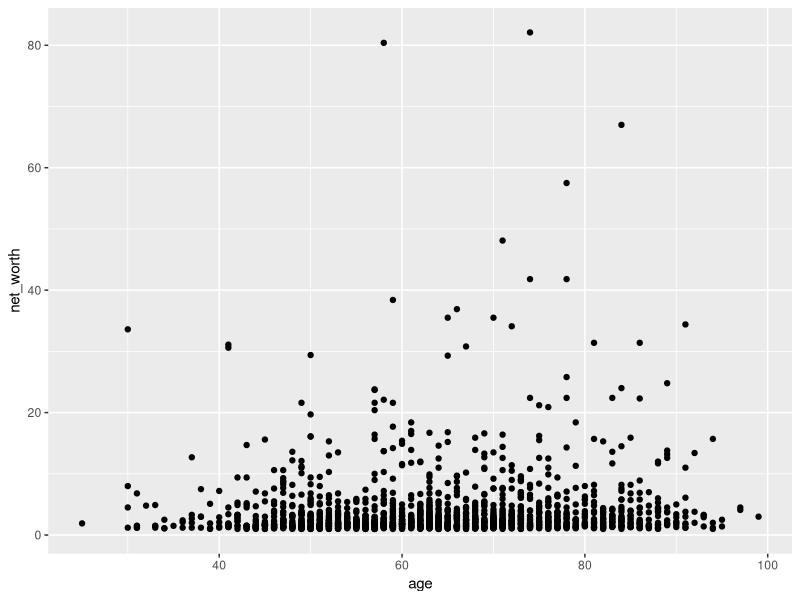
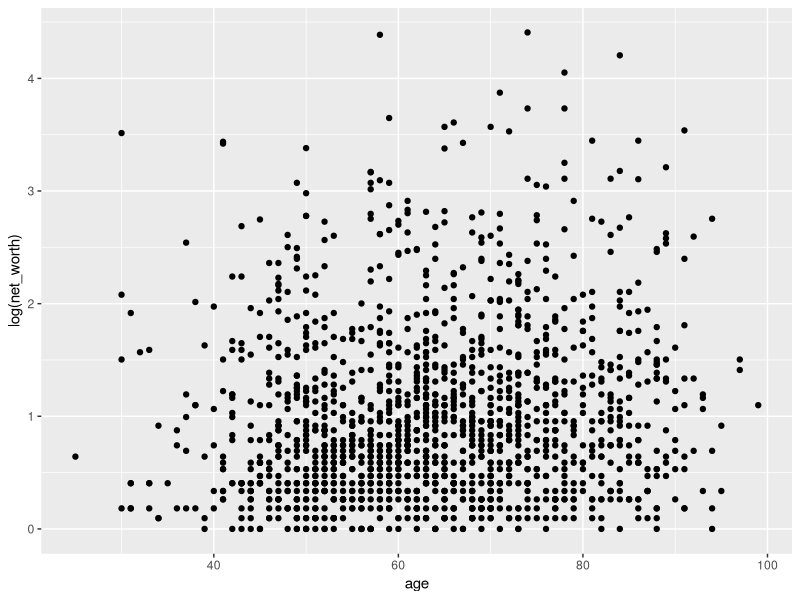
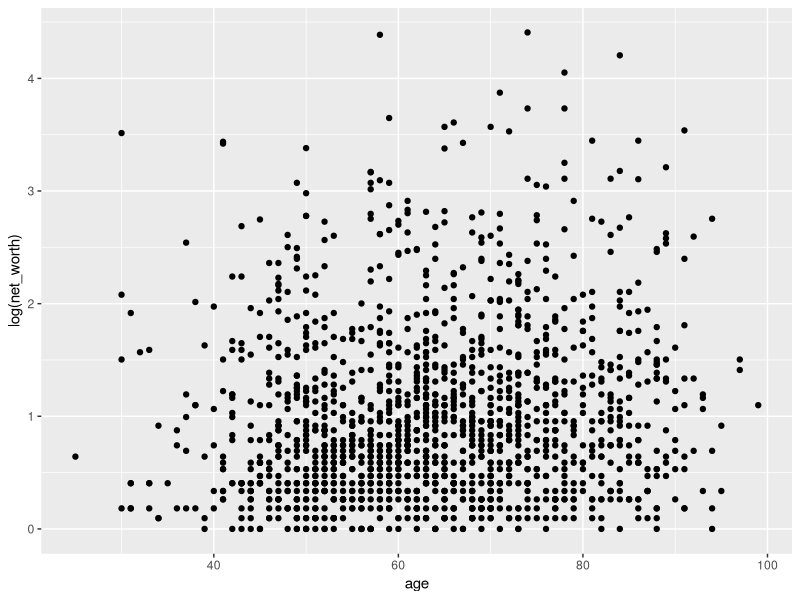
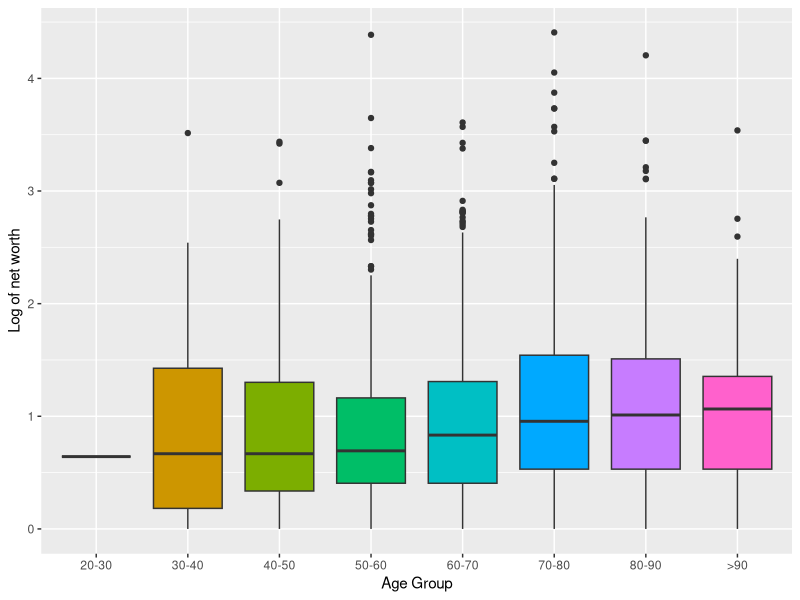
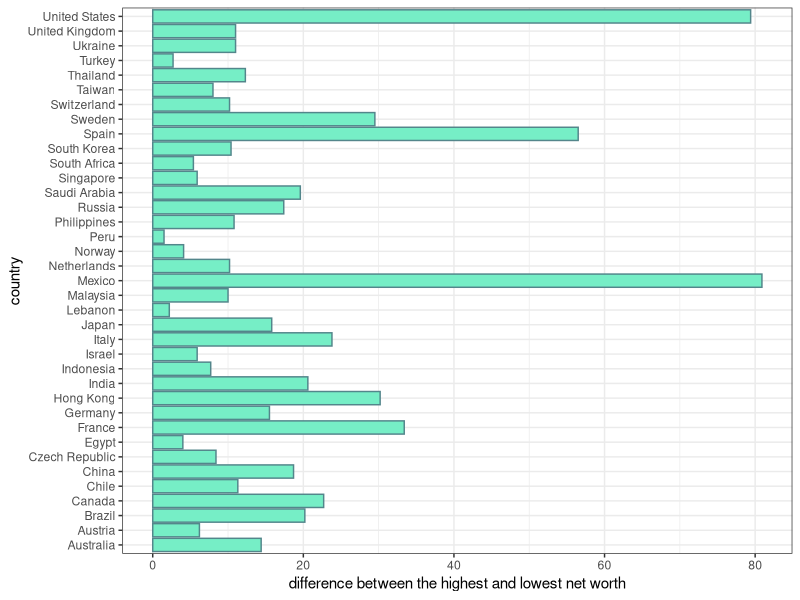
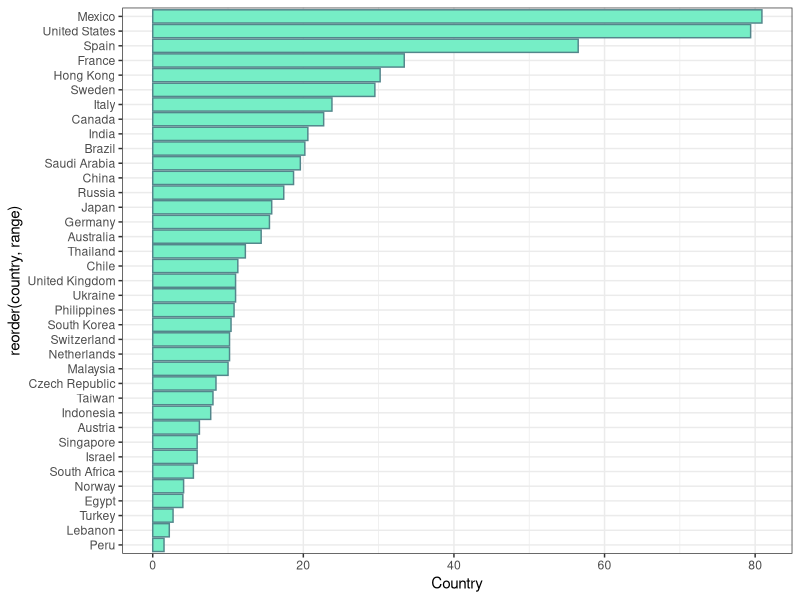

The R source for these figures, in order:
# Q1 ----------------------------------------------------------------------

library(tidyverse)
forbes <- read_csv("forbes.csv")
forbes$rank <- parse_number(forbes$rank)
forbes$net_worth <- parse_number(forbes$net_worth)
forbes$age <- parse_number(forbes$age)

# Q2 ----------------------------------------------------------------------

# Those 3-digit numbers are in million, so they must be removed 
forbes <- forbes %>%
  filter (nchar(trunc(net_worth)) <= 2)

# Although other codes (such as the below one) are also applicable
forbes <- forbes %>%
  filter (net_worth < 954)

# We could also separate the net_worth into 2 columns (before using parse_number)
# by separate(forbes, into = c("net_worth", "letter"), sep = " ")
# and then use parse_number and filter those with B letters

# Q3 ----------------------------------------------------------------------

ggplot (forbes, aes (x = age, y = net_worth)) +
  geom_point()

# Since the data includes some numbers much larger than the majority, 
# it is useful to use logarithmic scales in this chart 
ggplot (forbes, aes (x = age, y = log(net_worth))) +
  geom_point()

# For improving the plot, it's better to ommit the rows with no specific age
ggplot(data = filter(forbes, age > 0), aes(x = age, y = log(net_worth))) +
  geom_point()

# In spite of the negligibe increase of the worth observed in older people,
# in order to provide a better plot, I am going to manipulate the data 
# and categorize the age of people into 8 groups

forbes <- forbes %>%
  filter (age > 0) %>%
  mutate (age_group = age %/% 10 - 1) 

forbes$age_group <- factor(forbes$age_group,
                           levels = c(1:8),
                           labels = c("20-30", "30-40", "40-50", "50-60", "60-70", 
                                      "70-80", "80-90", ">90"))

ggplot(data = forbes, mapping = aes(x = age_group, y = log(net_worth), fill = age_group)) +
  geom_boxplot(show.legend = FALSE) +
  xlab("Age Group") +
  ylab("Log of net worth") 

# Considering the plot, now we can observe that older people have more wealth
# in average, although the larger amounts are possessed by 70-80 years old people.

# Q4 ----------------------------------------------------------------------

group_by_counry <- forbes %>%
  group_by(country) %>%
  summarise(count = n(), range = max(net_worth) - min(net_worth)) %>%
  filter(count >= 6) %>%
  arrange(range)

# Q5 ----------------------------------------------------------------------

ggplot(group_by_counry, aes(x = country, y = range)) +
  geom_bar(stat = "identity", color = "cadetblue4", fill = "aquamarine2") + 
  coord_flip() +
  ylab("difference between the highest and lowest net worth") +
  theme_bw ()

# Q6 ----------------------------------------------------------------------

ggplot(group_by_counry, aes(x = reorder(country,range), y = range)) +
  geom_bar(stat = "identity", color = "cadetblue4", fill = "aquamarine2") + 
  coord_flip() +
  ylab('difference between the highest and lowest net worth') +
  theme_bw () +
  ylab("Country")

# Q7 ----------------------------------------------------------------------

group_by_rank <- forbes %>% 
  group_by(rank) %>% 
  summarise(count = n()) %>% 
  filter (count > 1) %>% 
  View ()

# There are 19 ranks where more than one person are assigned to them (6, 27, ...)
# The given table shows how many persons are assigned to shared ranks

